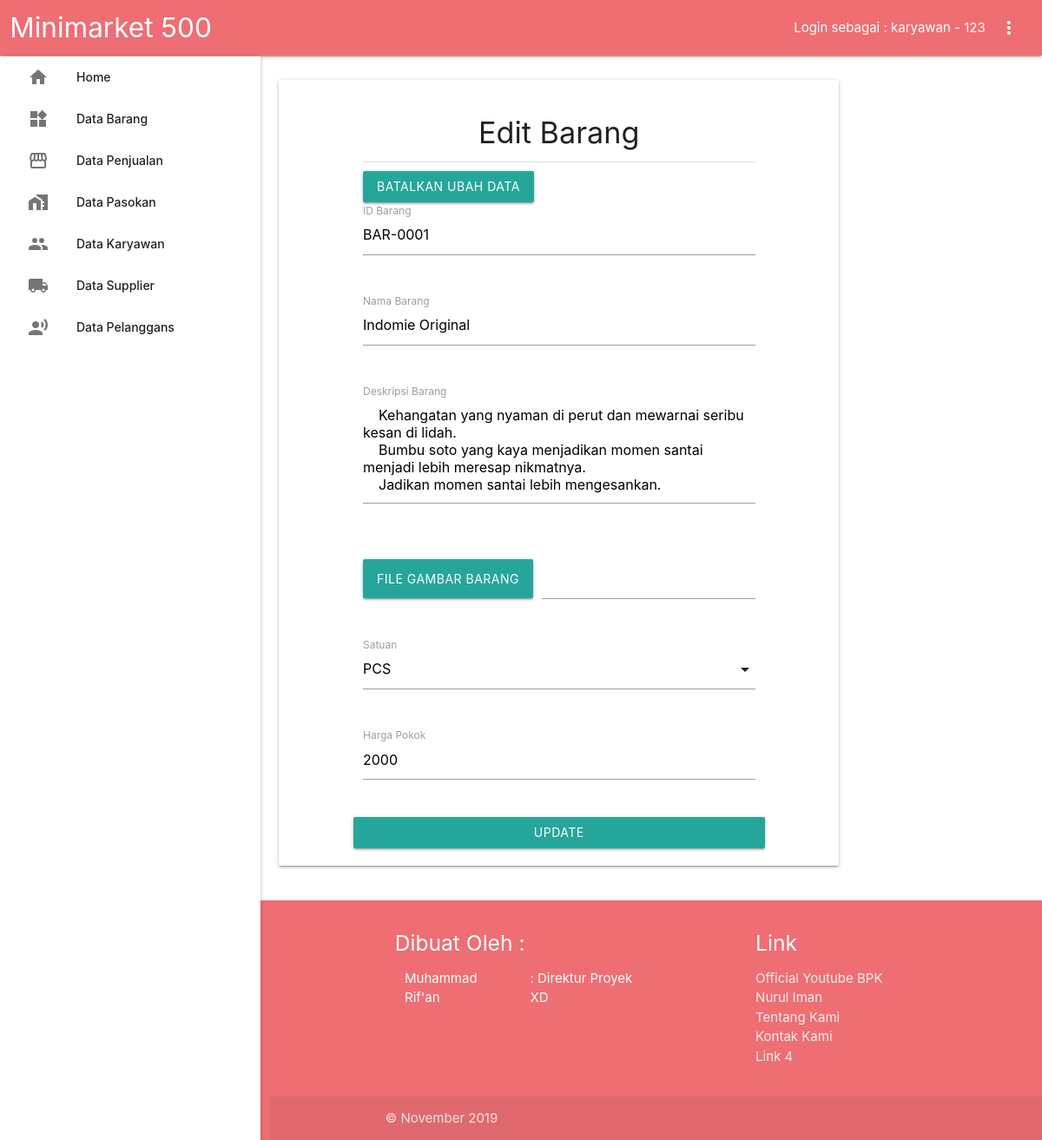
Screenshot of /?page=barang&aksi=edit&id=BAR-0001 (signed in) with the database file from the repository.
### tables this page shows
CREATE TABLE `barang` (
  `id_barang` varchar(11) NOT NULL,
  `nama_barang` varchar(100) NOT NULL,
  `deskripsi` text NOT NULL,
  `gambar` varchar(200) NOT NULL,
  `satuan` varchar(50) NOT NULL,
  `harga_pokok` int(11) NOT NULL,
  `stok` int(11) NOT NULL
);

### src/barang/edit-brg.php (the view, shortened to what this page needs)
<?php
	if (empty($_GET['id'])) {
		echo "<script>alert('Pilih dulu yang ingin diedit!');
			window.location='?page=barang';
		</script>";
	}else{
		$idUpdate =$_GET['id'];
		$query = "select * from barang where id_barang='$idUpdate'";
		$exe = mysqli_query($koneksi,$query);
		$rs = mysqli_fetch_row($exe);
	}
?>
<div class="container center" style="padding-top:20px;">
	<h4>Edit Barang</h4>
	<div class="divider" style="margin-bottom:10px;"></div>
	<div class="left">
		<a href="?page=barang" class="btn waves-effect waves-light">
			Batalkan ubah data
		</a>
	</div>
		<div class="row">
			<form method="post" class="col s12" enctype="multipart/form-data">
				<div class="row">
					<div class="input-field col s12">
						<input readonly value="<?= $rs[0] ?>" id="id" type="text" name="id">
						<label for="1">ID Barang</label>
					</div>
				</div>
				<div class="row">
					<div class="input-field col s12">
						<input type="text" id="2"name="nama" class="validate" value="<?= $rs[1] ?>">
						<label for="2">Nama Barang</label>
					</div>
				</div>
				<div class="row">
					<div class="input-field col s12">
						<textarea id="barr" class="materialize-textarea" name="deskripsi"><?= $rs[2] ?></textarea>
						<label for="barr">Deskripsi Barang</label>
					</div>
				</div>
				<div class="row">
					<div class="file-field input-field col s12">
						<div class="btn">
							<span>File Gambar Barang</span>
						</div>
						<div class="file-path-wrapper">
							<input class="file-path validate" type="text">
						</div>
					</div>
				</div>
				<div class="row">
					<div class="input-field col s12">
						<label for="3">Satuan</label>
					</div>
				</div>
				<div class="row">
					<div class="input-field col s12">
						<input type="number" id="4" name="harga" class="validate" value="<?= $rs[5] ?>">
						<label for="4">Harga Pokok</label>
					</div>
				</div>
                <div class="row">
                    <button class="col s12 btn waves-effect waves-light" type="submit" name="update">
                        Update
                    </button>
                </div>
			</form>
		</div>
</div>

### index.php (style rules this page uses)
body { display: flex; min-height: 100vh; flex-direction: column; }

### rows the page displays
barang: id "BAR-0001", nama "Indomie Original", deskripsi "Kehangatan yang nyaman di perut dan mewarnai seribu kesan di lidah. Bumbu soto yang kaya menjadikan momen santai menjadi lebih meresap nikmatnya. Jadikan momen santai lebih mengesankan.", harga "2000"

### other values shown
$tipe "karyawan"
$_SESSION['userName'] "123"
